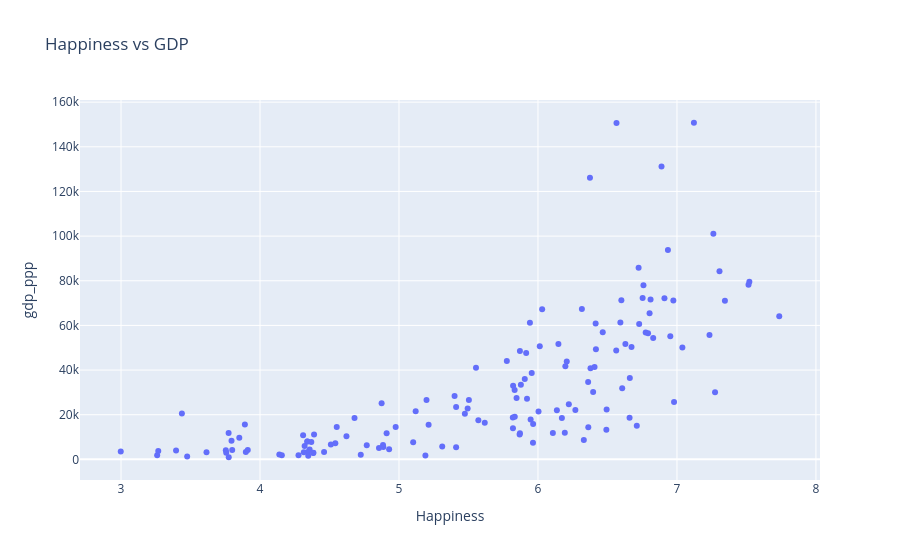

This figure's notebook cell:
### Markdown cell above
The clear winners from this chart are Ireland and Luxembourg, which very high productivity, they have the almost lowest number of annual working hour, yet maintain a very high GDP percapita.

### Code cell
# Import happiness index
happiness_ind = pd.read_csv(
    "...happiness.csv")
happiness_ind = happiness_ind[["Entity", "Cantril ladder score"]]
happiness_ind_gdp = pd.merge(
    happiness_ind, gdp_ppp, left_on="Entity", right_on="REF_AREA_LABEL", how="inner")
happiness_ind_gdp.rename(columns={
                         "2024": "GDP per capita", "Cantril ladder score": "Happiness"}, inplace=True)
happiness_ind_gdp = happiness_ind_gdp.drop('REF_AREA_LABEL', axis=1)


draw_scatter(happiness_ind_gdp, "Happiness vs GDP")

### Figure 1 — Plotly figure (JSON) as saved in the notebook; plotly's stock layout.template omitted (floating-point values rounded to 4 significant figures; data arrays with more than 128 entries replaced by an {"elided": "..."} marker saying what was removed)
{"data": [{"hovertemplate": "<b>%{hovertext}</b><br><br>Happiness=%{x}<br>gdp_ppp=%{y}<extra></extra>", "hovertext": {"elided": "142 str values"}, "legendgroup": "", "marker": {"color": "#636efa", "symbol": "circle"}, "mode": "markers", "name": "", "orientation": "v", "showlegend": false, "type": "scatter", "x": {"elided": "142 float values"}, "xaxis": "x", "y": {"elided": "142 float values"}, "yaxis": "y"}], "layout": {"legend": {"tracegroupgap": 0}, "title": {"text": "Happiness vs GDP"}, "xaxis": {"anchor": "y", "domain": [0, 1], "title": {"text": "Happiness"}}, "yaxis": {"anchor": "x", "domain": [0, 1], "title": {"text": "gdp_ppp"}}}}
